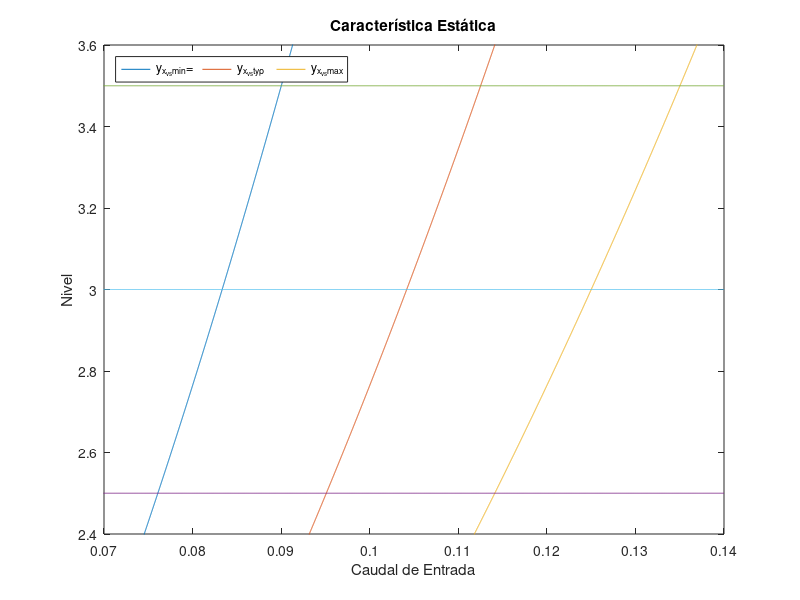
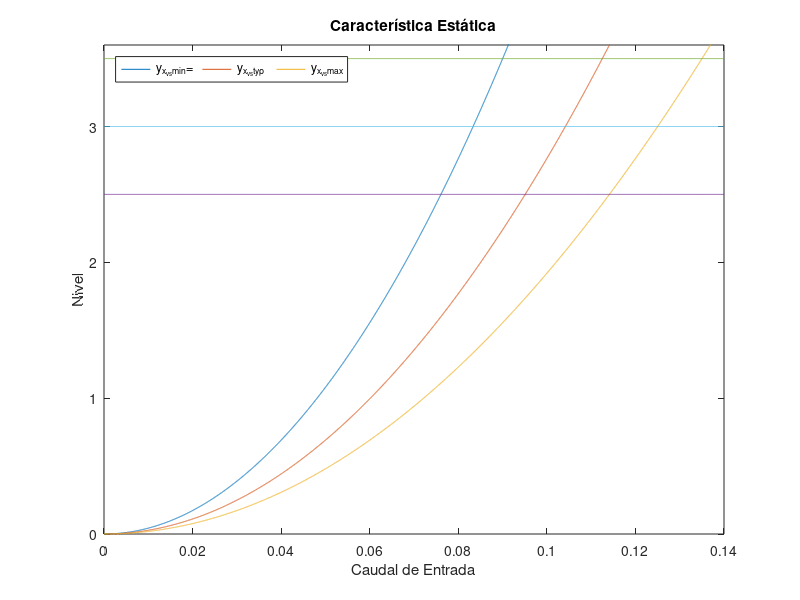

These figures' MATLAB source, in order:
%
% Universidad de Costa Rica
% Escuela de Ing Eléctrica
% IE0431 Sistemas de Control
% Emilio Javier Rojas Álvarez

A=5;
g=9.81;
Hmin=2.5;
Hmax=3.5;
Htyp=3;
Kvs=0.001;
Xvsmin=0.4;
Xvstyp=0.5;
Xvsmax=0.6;
p=1475;

% Vector qe
rangemin=0;%0.07;
rangemax=0.14;
steps=10000;
qe=rangemin:(rangemax-rangemin)/steps:rangemax;

y1=(qe/(Xvsmin*Kvs)).^2/(p*g);
y2=(qe/(Xvstyp*Kvs)).^2/(p*g);
y3=(qe/(Xvsmax*Kvs)).^2/(p*g);

ymin=Hmin+0*qe;
ytyp=Htyp+0*qe;
ymax=Hmax+0*qe;

% h=(qe/{xvs*kvs})^2/(pg)
% =>
% qe=xvs*kvs*sqrt(p*g*h)
Qemin=Xvsmin*Kvs*sqrt(p*g*Hmin)
Qemax=Xvsmax*Kvs*sqrt(p*g*Hmax)

figure
plot(qe,y1,qe,y2,qe,y3,qe,ymin,qe,ymax,qe,ytyp)


ylim([2.4,3.6])
xlim([0.07,0.14])
title('Característica Estática')
ylabel('Nivel')
xlabel('Caudal de Entrada')
legend('y_{x_{vs}min}=','y_{x_{vs}typ}', 'y_{x_{vs}max}','Location','northwest','Orientation','horizontal')
saveas(gcf,'ej1-caracteristicaestaticazoom','epsc')

ylim([0,3.6])
xlim([0,0.14])
title('Característica Estática')
ylabel('Nivel')
xlabel('Caudal de Entrada')
saveas(gcf,'ej1-caracteristicaestatica','epsc')
exit